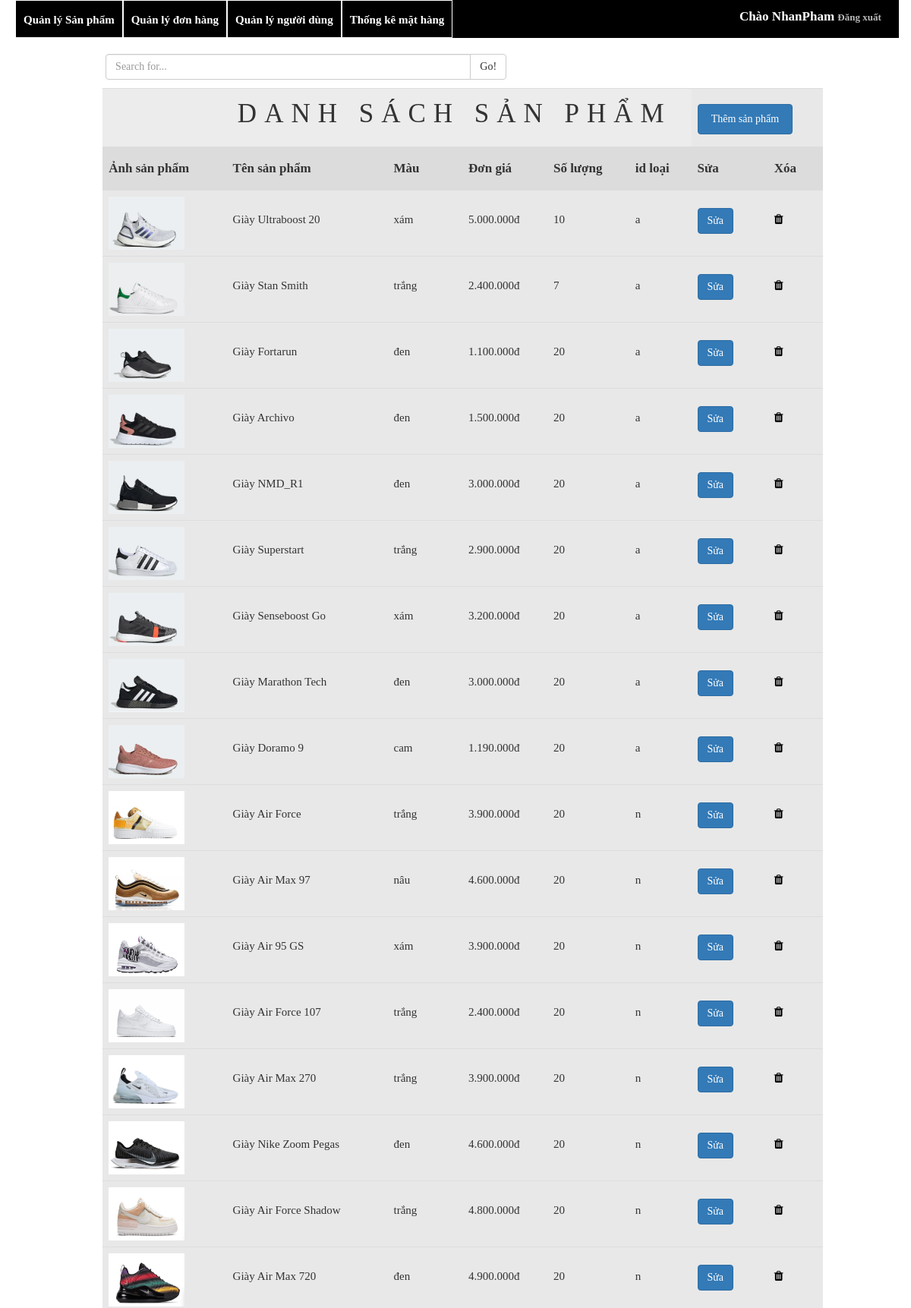
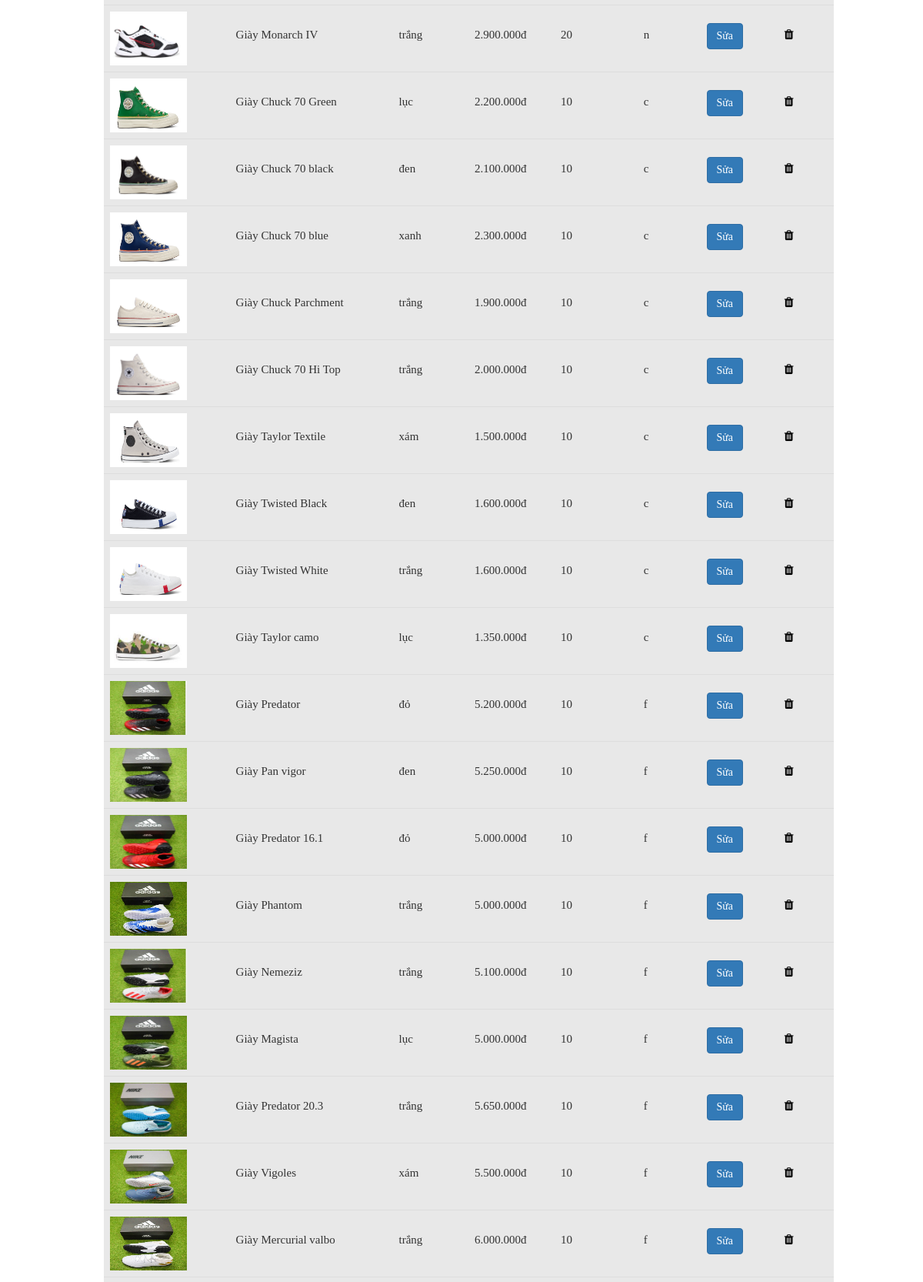
The app's page /admin/admin.php (signed in, upper part) with its own data (2 pictures, top to bottom).
### tables this page shows
CREATE TABLE `products` (
  `id` int(5) NOT NULL,
  `name` varchar(50) DEFAULT NULL,
  `price` int(50) DEFAULT NULL,
  `quantum` int(50) DEFAULT NULL,
  `image` varchar(50) DEFAULT NULL,
  `idKind` varchar(10) DEFAULT NULL,
  `color` varchar(10) DEFAULT NULL
);

### admin/products.php (the view, shortened to what this page needs)
<div style="margin: 1% 7%;" class="col-lg-6">
    <div class="input-group">
      <input onkeyup="Search()" id="search" name="search" type="text" class="form-control" placeholder="Search for...">
      <span class="input-group-btn">
        <button class="btn btn-default" type="button">Go!</button>
      </span>
    </div>
 </div>
<div id="listProduct">
  <table  class="table table-hover"  >
      <tr>
      	  <th colspan="6"> <span style=" font-weight: normal; margin-left: 20%; font-size:35px;letter-spacing: 10px; text-transform: uppercase">Danh sách sản phẩm</span> </th>
      	   <td colspan="2"> <a href="admin.php?view=addproduct"><button class="btn btn1 btn-primary">Thêm sản phẩm</button></a></td>
      </tr>
      <tr id="tr1pr">
           <td>Ảnh sản phẩm</td>
           <td>Tên sản phẩm</td>
           <td>Màu</td>
           <td>Đơn giá</td>
           <td>Số lượng</td>
           <td>id loại</td>
           <td>Sửa</td>
           <td>Xóa</td>
      </tr>
      <?php
            $sql_list = "SELECT * FROM products";
            $result_list = $connect->query($sql_list);
            while($row = $result_list->fetch_assoc()){
       ?>
       <tr id="tr2pr_<?php echo $row['id']; ?>">
             <td><img style="width: 100px; height: 70px;" src="<?php echo "." . $row["image"]; ?>" ></td>
             <td> <?php echo $row["name"]; ?></td>
             <td> <?php echo $row["color"]; ?></td>
             <td><?php echo number_format($row["price"],0,'','.'); ?>đ</td>
             <td> <?php echo $row["quantum"]; ?> </td>
             <td> <?php echo $row["idKind"]; ?></td>
             <td> <a href="admin.php?view=updateproduct&idsp=<?php echo $row['id']; ?>"><button class="btn btn-primary">Sửa</button></a></td>
             <td> <a href="admin.php?view=deleteproduct&idsp=<?php echo $row['id']; ?>"><i id="delete" class="fa fa-trash"></i> </td>
       </tr>
      <?php } ?>
  </table>
</div>

### admin/index.css (style rules this page uses)
body { margin: 0; padding: 0; font-family: Tahoma; font-size: 15px; }
table.table tr th { text-align: center; }
#tr1pr { height: 50px; font-weight: bold; font-size: 17px; }
#tr1pr td { background: #80808047; line-height: 40px; }
table.table tbody td { background: #8080802e;; line-height: 60px; }
i.fa-trash { color: black; }
.table th { background: #80808026; }
#listProduct { margin: 5% 8%; width: 85%; }
button.btn1 { width: 80%; height: 40px; }

### records on screen
products: image (picture), name "Giày Ultraboost 20", color "xám", price "5.000.000", quantum "10", idKind "a"
products: image (picture), name "Giày Stan Smith", color "trắng", price "2.400.000", quantum "7", idKind "a"
products: image (picture), name "Giày Fortarun", color "đen", price "1.100.000", quantum "20", idKind "a"
products: image (picture), name "Giày Archivo", color "đen", price "1.500.000", quantum "20", idKind "a"
products: image (picture), name "Giày NMD_R1", color "đen", price "3.000.000", quantum "20", idKind "a"
products: image (picture), name "Giày Superstart", color "trắng", price "2.900.000", quantum "20", idKind "a"
products: image (picture), name "Giày Senseboost Go", color "xám", price "3.200.000", quantum "20", idKind "a"
products: image (picture), name "Giày Marathon Tech", color "đen", price "3.000.000", quantum "20", idKind "a"
products: image (picture), name "Giày Doramo 9", color "cam", price "1.190.000", quantum "20", idKind "a"
products: image (picture), name "Giày Air Force", color "trắng", price "3.900.000", quantum "20", idKind "n"
products: image (picture), name "Giày Air Max 97", color "nâu", price "4.600.000", quantum "20", idKind "n"
products: image (picture), name "Giày Air 95 GS", color "xám", price "3.900.000", quantum "20", idKind "n"
products: image (picture), name "Giày Air Force 107", color "trắng", price "2.400.000", quantum "20", idKind "n"
products: image (picture), name "Giày Air Max 270", color "trắng", price "3.900.000", quantum "20", idKind "n"
products: image (picture), name "Giày Nike Zoom Pegas", color "đen", price "4.600.000", quantum "20", idKind "n"
products: image (picture), name "Giày Air Force Shadow", color "trắng", price "4.800.000", quantum "20", idKind "n"
products: image (picture), name "Giày Air Max 720", color "đen", price "4.900.000", quantum "20", idKind "n"
products: image (picture), name "Giày Monarch IV", color "trắng", price "2.900.000", quantum "20", idKind "n"
products: image (picture), name "Giày Chuck 70 Green", color "lục", price "2.200.000", quantum "10", idKind "c"
products: image (picture), name "Giày Chuck 70 black", color "đen", price "2.100.000", quantum "10", idKind "c"
products: image (picture), name "Giày Chuck 70 blue", color "xanh", price "2.300.000", quantum "10", idKind "c"
products: image (picture), name "Giày Chuck Parchment", color "trắng", price "1.900.000", quantum "10", idKind "c"
products: image (picture), name "Giày Chuck 70 Hi Top", color "trắng", price "2.000.000", quantum "10", idKind "c"
products: image (picture), name "Giày Taylor Textile", color "xám", price "1.500.000", quantum "10", idKind "c"
products: image (picture), name "Giày Twisted Black", color "đen", price "1.600.000", quantum "10", idKind "c"
products: image (picture), name "Giày Twisted White", color "trắng", price "1.600.000", quantum "10", idKind "c"
products: image (picture), name "Giày Taylor camo", color "lục", price "1.350.000", quantum "10", idKind "c"
products: image (picture), name "Giày Predator", color "đỏ", price "5.200.000", quantum "10", idKind "f"
products: image (picture), name "Giày Pan vigor", color "đen", price "5.250.000", quantum "10", idKind "f"
products: image (picture), name "Giày Predator 16.1", color "đỏ", price "5.000.000", quantum "10", idKind "f"
products: image (picture), name "Giày Phantom", color "trắng", price "5.000.000", quantum "10", idKind "f"
products: image (picture), name "Giày Nemeziz", color "trắng", price "5.100.000", quantum "10", idKind "f"
products: image (picture), name "Giày Magista", color "lục", price "5.000.000", quantum "10", idKind "f"
products: image (picture), name "Giày Predator 20.3", color "trắng", price "5.650.000", quantum "10", idKind "f"
products: image (picture), name "Giày Vigoles", color "xám", price "5.500.000", quantum "10", idKind "f"
products: image (picture), name "Giày Mercurial valbo", color "trắng", price "6.000.000", quantum "10", idKind "f"

### other values on screen
$_SESSION['Username'] "NhanPham"
